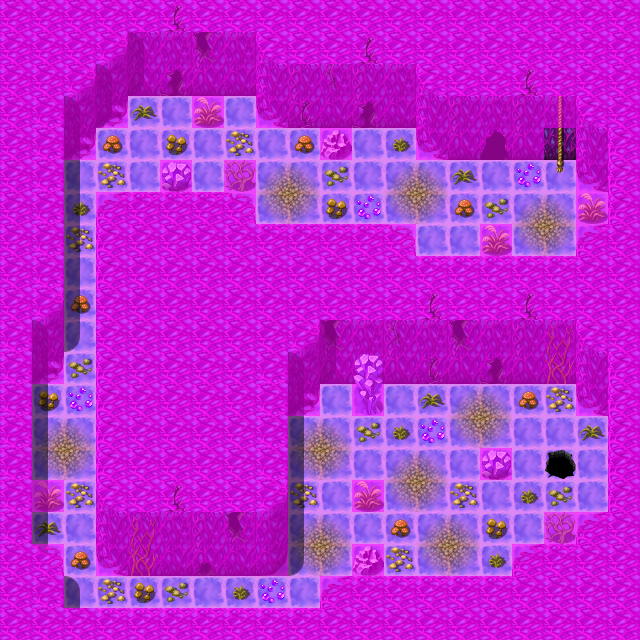

This is a level from a 2D game, rendered from its Tiled map with the project's own tilesets. A one-line summary and the map file follow, with tile-layer data summarised:
An orthogonal 20x20 tile map with 32x32 px tiles, 4 tile layers (Ground, Objects, Above, Walkable), 40 tilesets and 11 objects (9x spawn, 2x mapchange).

<map version="1.0" orientation="orthogonal" width="20" height="20" tilewidth="32" tileheight="32">
 <tileset firstgid="1" name="map_bed_1" tilewidth="32" tileheight="32">
  <image source="../drawable/map_bed_1.png" width="512" height="256" />
 </tileset>
 <tileset firstgid="129" name="map_border_1" tilewidth="32" tileheight="32">
  <image source="../drawable/map_border_1.png" width="512" height="256" />
 </tileset>
 <tileset firstgid="257" name="map_bridge_1" tilewidth="32" tileheight="32">
  <image source="../drawable/map_bridge_1.png" width="512" height="256" />
 </tileset>
 <tileset firstgid="385" name="map_broken_1" tilewidth="32" tileheight="32">
  <image source="../drawable/map_broken_1.png" width="512" height="256" />
 </tileset>
 <tileset firstgid="513" name="map_cavewall_1" tilewidth="32" tileheight="32">
  <image source="../drawable/map_cavewall_1.png" width="576" height="192" />
 </tileset>
 <tileset firstgid="621" name="map_cavewall_2" tilewidth="32" tileheight="32">
  <image source="../drawable/map_cavewall_2.png" width="576" height="192" />
 </tileset>
 <tileset firstgid="729" name="map_cavewall_3" tilewidth="32" tileheight="32">
  <image source="../drawable/map_cavewall_3.png" width="576" height="192" />
 </tileset>
 <tileset firstgid="837" name="map_chair_table_1" tilewidth="32" tileheight="32">
  <image source="../drawable/map_chair_table_1.png" width="512" height="256" />
 </tileset>
 <tileset firstgid="965" name="map_crate_1" tilewidth="32" tileheight="32">
  <image source="../drawable/map_crate_1.png" width="512" height="256" />
 </tileset>
 <tileset firstgid="1093" name="map_cupboard_1" tilewidth="32" tileheight="32">
  <image source="../drawable/map_cupboard_1.png" width="512" height="256" />
 </tileset>
 <tileset firstgid="1221" name="map_curtain_1" tilewidth="32" tileheight="32">
  <image source="../drawable/map_curtain_1.png" width="512" height="256" />
 </tileset>
 <tileset firstgid="1349" name="map_entrance_1" tilewidth="32" tileheight="32">
  <image source="../drawable/map_entrance_1.png" width="512" height="256" />
 </tileset>
 <tileset firstgid="1477" name="map_fence_1" tilewidth="32" tileheight="32">
  <image source="../drawable/map_fence_1.png" width="512" height="256" />
 </tileset>
 <tileset firstgid="1605" name="map_fence_2" tilewidth="32" tileheight="32">
  <image source="../drawable/map_fence_2.png" width="512" height="256" />
 </tileset>
 <tileset firstgid="1733" name="map_ground_1" tilewidth="32" tileheight="32">
  <image source="../drawable/map_ground_1.png" width="512" height="256" />
 </tileset>
 <tileset firstgid="1861" name="map_ground_2" tilewidth="32" tileheight="32">
  <image source="../drawable/map_ground_2.png" width="512" height="256" />
 </tileset>
 <tileset firstgid="1989" name="map_ground_3" tilewidth="32" tileheight="32">
  <image source="../drawable/map_ground_3.png" width="512" height="256" />
 </tileset>
 <tileset firstgid="2117" name="map_ground_4" tilewidth="32" tileheight="32">
  <image source="../drawable/map_ground_4.png" width="512" height="256" />
 </tileset>
 <tileset firstgid="2245" name="map_ground_5" tilewidth="32" tileheight="32">
  <image source="../drawable/map_ground_5.png" width="512" height="256" />
 </tileset>
 <tileset firstgid="2373" name="map_ground_6" tilewidth="32" tileheight="32">
  <image source="../drawable/map_ground_6.png" width="512" height="256" />
 </tileset>
 <tileset firstgid="2501" name="map_ground_7" tilewidth="32" tileheight="32">
  <image source="../drawable/map_ground_7.png" width="512" height="256" />
 </tileset>
 <tileset firstgid="2629" name="map_ground_8" tilewidth="32" tileheight="32">
  <image source="../drawable/map_ground_8.png" width="512" height="256" />
 </tileset>
 <tileset firstgid="2757" name="map_indoor_1" tilewidth="32" tileheight="32">
  <image source="../drawable/map_indoor_1.png" width="512" height="256" />
 </tileset>
 <tileset firstgid="2885" name="map_kitchen_1" tilewidth="32" tileheight="32">
  <image source="../drawable/map_kitchen_1.png" width="512" height="256" />
 </tileset>
 <tileset firstgid="3013" name="map_outdoor_1" tilewidth="32" tileheight="32">
  <image source="../drawable/map_outdoor_1.png" width="512" height="256" />
 </tileset>
 <tileset firstgid="3141" name="map_pillar_1" tilewidth="32" tileheight="32">
  <image source="../drawable/map_pillar_1.png" width="512" height="256" />
 </tileset>
 <tileset firstgid="3269" name="map_plant_1" tilewidth="32" tileheight="32">
  <image source="../drawable/map_plant_1.png" width="512" height="256" />
 </tileset>
 <tileset firstgid="3397" name="map_rock_1" tilewidth="32" tileheight="32">
  <image source="../drawable/map_rock_1.png" width="512" height="256" />
 </tileset>
 <tileset firstgid="3525" name="map_roof_1" tilewidth="32" tileheight="32">
  <image source="../drawable/map_roof_1.png" width="512" height="256" />
 </tileset>
 <tileset firstgid="3653" name="map_roof_2" tilewidth="32" tileheight="32">
  <image source="../drawable/map_roof_2.png" width="512" height="256" />
 </tileset>
 <tileset firstgid="3781" name="map_shop_1" tilewidth="32" tileheight="32">
  <image source="../drawable/map_shop_1.png" width="512" height="256" />
 </tileset>
 <tileset firstgid="3909" name="map_sign_ladder_1" tilewidth="32" tileheight="32">
  <image source="../drawable/map_sign_ladder_1.png" width="512" height="256" />
 </tileset>
 <tileset firstgid="4037" name="map_table_1" tilewidth="32" tileheight="32">
  <image source="../drawable/map_table_1.png" width="512" height="256" />
 </tileset>
 <tileset firstgid="4165" name="map_trail_1" tilewidth="32" tileheight="32">
  <image source="../drawable/map_trail_1.png" width="512" height="256" />
 </tileset>
 <tileset firstgid="4293" name="map_tree_1" tilewidth="32" tileheight="32">
  <image source="../drawable/map_tree_1.png" width="512" height="256" />
 </tileset>
 <tileset firstgid="4421" name="map_wall_1" tilewidth="32" tileheight="32">
  <image source="../drawable/map_wall_1.png" width="512" height="256" />
 </tileset>
 <tileset firstgid="4549" name="map_wall_2" tilewidth="32" tileheight="32">
  <image source="../drawable/map_wall_2.png" width="480" height="256" />
 </tileset>
 <tileset firstgid="4669" name="map_wall_3" tilewidth="32" tileheight="32">
  <image source="../drawable/map_wall_3.png" width="480" height="256" />
 </tileset>
 <tileset firstgid="4789" name="map_window_1" tilewidth="32" tileheight="32">
  <image source="../drawable/map_window_1.png" width="512" height="256" />
 </tileset>
 <tileset firstgid="4917" name="map_window_2" tilewidth="32" tileheight="32">
  <image source="../drawable/map_window_2.png" width="512" height="256" />
 </tileset>
 <layer name="Ground" width="20" height="20">
  <data>[400 cells, 400 non-empty, 12 distinct tile ids]</data>
 </layer>
 <layer name="Objects" width="20" height="20">
  <data>[400 cells, 163 non-empty, 37 distinct tile ids]</data>
 </layer>
 <layer name="Above" width="20" height="20">
  <data>[400 cells, 30 non-empty, 4 distinct tile ids]</data>
 </layer>
 <layer name="Walkable" width="20" height="20">
  <data>[400 cells, 286 non-empty, 1 distinct tile ids]</data>
 </layer>
 <objectgroup name="Mapevents">
  <object name="up oldcave0" type="mapchange" x="544" y="128" width="32" height="32">
   <properties>
    <property name="map" value="roadbeforecrossroads9" />
    <property name="place" value="down oldcave0" />
   </properties>
  </object>
  <object name="down oldcave0" type="mapchange" x="544" y="448" width="32" height="32">
   <properties>
    <property name="map" value="oldcave1" />
    <property name="place" value="up oldcave1" />
   </properties>
  </object>
 </objectgroup>
 <objectgroup name="Spawn">
  <!-- 9 objects omitted --></objectgroup>
 <objectgroup name="Keys" />
</map>
<!-- 9 of 11 objects omitted -->
